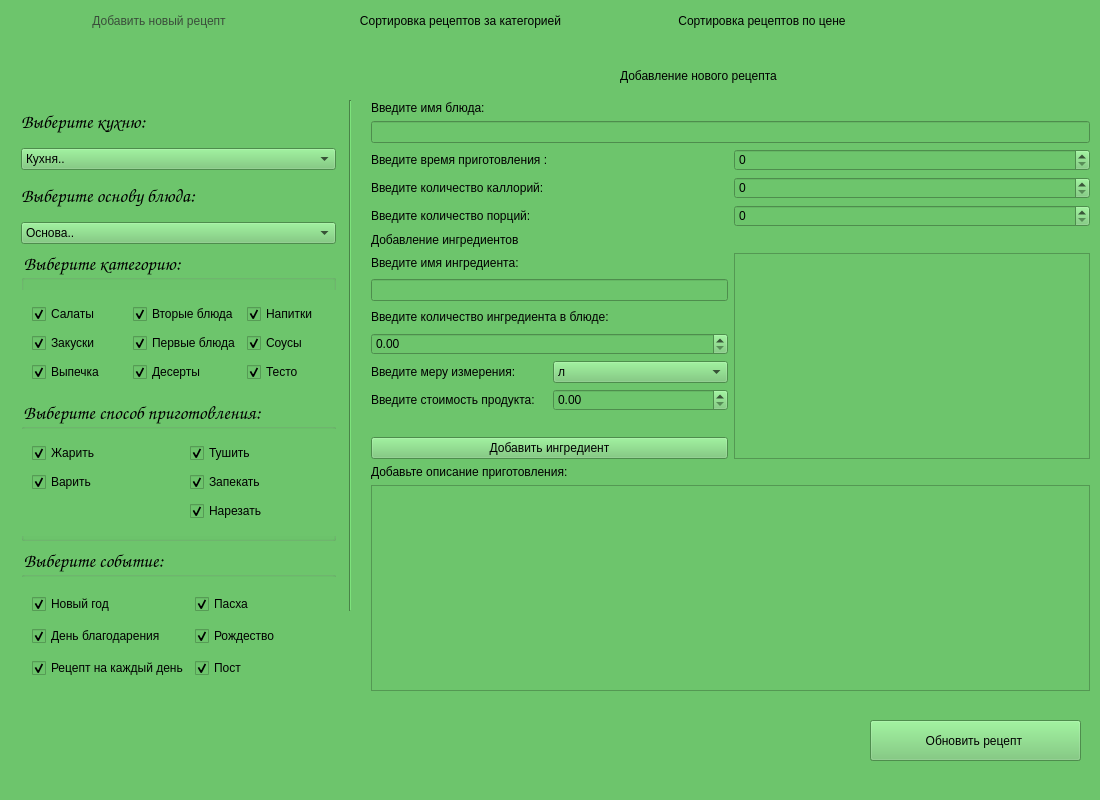
<?xml version="1.0" encoding="UTF-8"?>
<ui version="4.0">
 <class>AddRecipeWindow</class>
 <widget class="QMainWindow" name="AddRecipeWindow">
  <property name="geometry">
   <rect>
    <x>0</x>
    <y>0</y>
    <width>1100</width>
    <height>800</height>
   </rect>
  </property>
  <property name="windowTitle">
   <string>MainWindow</string>
  </property>
  <property name="styleSheet">
   <string notr="true"> background-color: rgb(109, 197, 108);
font: 75 italic 14pt &quot;URW Chancery L&quot; ;

</string>
  </property>
  <widget class="QWidget" name="centralWidget">
   <widget class="Line" name="vertic_line">
    <property name="geometry">
     <rect>
      <x>340</x>
      <y>100</y>
      <width>20</width>
      <height>511</height>
     </rect>
    </property>
    <property name="orientation">
     <enum>Qt::Vertical</enum>
    </property>
   </widget>
   <widget class="QWidget" name="verticalLayoutWidget_2">
    <property name="geometry">
     <rect>
      <x>360</x>
      <y>90</y>
      <width>741</width>
      <height>612</height>
     </rect>
    </property>
    <layout class="QVBoxLayout" name="verticalLayout_2">
     <item>
      <widget class="QLabel" name="label_6">
       <property name="text">
        <string>Введите имя блюда:</string>
       </property>
      </widget>
     </item>
     <item>
      <widget class="QLineEdit" name="recipe_name"/>
     </item>
     <item>
      <layout class="QGridLayout" name="gridLayout_4">
       <item row="1" column="0">
        <widget class="QLabel" name="label_8">
         <property name="text">
          <string>Введите время приготовления :</string>
         </property>
        </widget>
       </item>
       <item row="2" column="0">
        <widget class="QLabel" name="label_9">
         <property name="text">
          <string>Введите количество каллорий:</string>
         </property>
        </widget>
       </item>
       <item row="2" column="1">
        <widget class="QSpinBox" name="calories_spinBox">
         <property name="maximum">
          <number>10000</number>
         </property>
        </widget>
       </item>
       <item row="3" column="1">
        <widget class="QSpinBox" name="portion_spinBox"/>
       </item>
       <item row="1" column="1">
        <widget class="QSpinBox" name="time_spinBox">
         <property name="maximum">
          <number>10000</number>
         </property>
        </widget>
       </item>
       <item row="3" column="0">
        <widget class="QLabel" name="label_5">
         <property name="text">
          <string>Введите количество порций:</string>
         </property>
        </widget>
       </item>
      </layout>
     </item>
     <item>
      <widget class="QLabel" name="label_10">
       <property name="text">
        <string>Добавление ингредиентов</string>
       </property>
      </widget>
     </item>
     <item>
      <layout class="QHBoxLayout" name="horizontalLayout">
       <item>
        <layout class="QVBoxLayout" name="verticalLayout_3">
         <item>
          <widget class="QLabel" name="label_11">
           <property name="text">
            <string>Введите имя ингредиента:</string>
           </property>
          </widget>
         </item>
         <item>
          <widget class="QLineEdit" name="ingredient_name"/>
         </item>
         <item>
          <widget class="QLabel" name="label_13">
           <property name="text">
            <string>Введите количество ингредиента в блюде: </string>
           </property>
          </widget>
         </item>
         <item>
          <widget class="QDoubleSpinBox" name="count_ingred_dblSpinBox">
           <property name="maximum">
            <double>10000.000000000000000</double>
           </property>
          </widget>
         </item>
         <item>
          <layout class="QGridLayout" name="gridLayout_5">
           <item row="1" column="1">
            <widget class="QComboBox" name="unit_measure_cbBx">
             <item>
              <property name="text">
               <string>л</string>
              </property>
             </item>
             <item>
              <property name="text">
               <string>мл</string>
              </property>
             </item>
             <item>
              <property name="text">
               <string>г</string>
              </property>
             </item>
             <item>
              <property name="text">
               <string>шт</string>
              </property>
             </item>
            </widget>
           </item>
           <item row="2" column="1">
            <widget class="QDoubleSpinBox" name="cost_doubleSpinBox"/>
           </item>
           <item row="1" column="0">
            <widget class="QLabel" name="label_12">
             <property name="text">
              <string>Введите меру измерения:</string>
             </property>
            </widget>
           </item>
           <item row="2" column="0">
            <widget class="QLabel" name="label_4">
             <property name="text">
              <string>Введите стоимость продукта:</string>
             </property>
            </widget>
           </item>
          </layout>
         </item>
         <item>
          <spacer name="horizontalSpacer_2">
           <property name="orientation">
            <enum>Qt::Horizontal</enum>
           </property>
           <property name="sizeHint" stdset="0">
            <size>
             <width>40</width>
             <height>20</height>
            </size>
           </property>
          </spacer>
         </item>
         <item>
          <widget class="QPushButton" name="add_ingred_Btn">
           <property name="text">
            <string>Добавить ингредиент</string>
           </property>
          </widget>
         </item>
        </layout>
       </item>
       <item>
        <widget class="QListWidget" name="ingredientsListWidget"/>
       </item>
      </layout>
     </item>
     <item>
      <widget class="QLabel" name="label_14">
       <property name="text">
        <string>Добавьте описание приготовления:</string>
       </property>
      </widget>
     </item>
     <item>
      <widget class="QPlainTextEdit" name="recipe_description"/>
     </item>
    </layout>
   </widget>
   <widget class="QLabel" name="label_3">
    <property name="geometry">
     <rect>
      <x>620</x>
      <y>60</y>
      <width>351</width>
      <height>31</height>
     </rect>
    </property>
    <property name="styleSheet">
     <string notr="true">font: 75 italic 20pt &quot;URW Chancery L&quot;;</string>
    </property>
    <property name="lineWidth">
     <number>1</number>
    </property>
    <property name="text">
     <string>Добавление нового рецепта</string>
    </property>
   </widget>
   <widget class="QPushButton" name="add_recipe_Btn">
    <property name="geometry">
     <rect>
      <x>870</x>
      <y>720</y>
      <width>211</width>
      <height>41</height>
     </rect>
    </property>
    <property name="text">
     <string>Добавить рецепт</string>
    </property>
   </widget>
   <widget class="QPushButton" name="update_recipe_Btn">
    <property name="geometry">
     <rect>
      <x>870</x>
      <y>720</y>
      <width>211</width>
      <height>41</height>
     </rect>
    </property>
    <property name="text">
     <string>Обновить рецепт </string>
    </property>
   </widget>
   <widget class="QWidget" name="verticalLayoutWidget_3">
    <property name="geometry">
     <rect>
      <x>10</x>
      <y>90</y>
      <width>337</width>
      <height>611</height>
     </rect>
    </property>
    <layout class="QVBoxLayout" name="verticalLayout_5">
     <item>
      <layout class="QVBoxLayout" name="verticalLayout">
       <item>
        <widget class="QLabel" name="label">
         <property name="font">
          <font>
           <family>URW Chancery L</family>
           <pointsize>14</pointsize>
           <weight>9</weight>
           <italic>true</italic>
           <bold>false</bold>
          </font>
         </property>
         <property name="text">
          <string>Выберите кухню:</string>
         </property>
        </widget>
       </item>
       <item>
        <widget class="QComboBox" name="cousine_cmBx">
         <property name="currentText">
          <string>Кухня..</string>
         </property>
         <item>
          <property name="text">
           <string>Кухня..</string>
          </property>
         </item>
         <item>
          <property name="text">
           <string>Украинская</string>
          </property>
         </item>
         <item>
          <property name="text">
           <string>Русская</string>
          </property>
         </item>
         <item>
          <property name="text">
           <string>Узбекская</string>
          </property>
         </item>
         <item>
          <property name="text">
           <string>Китайская</string>
          </property>
         </item>
         <item>
          <property name="text">
           <string>Ирландская</string>
          </property>
         </item>
         <item>
          <property name="text">
           <string>Итальянская</string>
          </property>
         </item>
         <item>
          <property name="text">
           <string>Корейская</string>
          </property>
         </item>
         <item>
          <property name="text">
           <string>Грузинская</string>
          </property>
         </item>
         <item>
          <property name="text">
           <string>Японская</string>
          </property>
         </item>
         <item>
          <property name="text">
           <string>Французкая</string>
          </property>
         </item>
        </widget>
       </item>
       <item>
        <widget class="QLabel" name="label_2">
         <property name="font">
          <font>
           <family>URW Chancery L</family>
           <pointsize>14</pointsize>
           <weight>9</weight>
           <italic>true</italic>
           <bold>false</bold>
          </font>
         </property>
         <property name="text">
          <string>Выберите основу блюда:</string>
         </property>
        </widget>
       </item>
       <item>
        <widget class="QComboBox" name="basis_cmBx">
         <item>
          <property name="text">
           <string>Основа..</string>
          </property>
         </item>
         <item>
          <property name="text">
           <string>Мучное</string>
          </property>
         </item>
         <item>
          <property name="text">
           <string>Овощи</string>
          </property>
         </item>
         <item>
          <property name="text">
           <string>Рыба</string>
          </property>
         </item>
         <item>
          <property name="text">
           <string>Мясо</string>
          </property>
         </item>
        </widget>
       </item>
      </layout>
     </item>
     <item>
      <widget class="QGroupBox" name="category_grBx">
       <property name="font">
        <font>
         <family>URW Chancery L</family>
         <pointsize>14</pointsize>
         <weight>9</weight>
         <italic>true</italic>
         <bold>false</bold>
        </font>
       </property>
       <property name="title">
        <string>Выберите категорию:</string>
       </property>
       <widget class="QWidget" name="gridLayoutWidget">
        <property name="geometry">
         <rect>
          <x>0</x>
          <y>40</y>
          <width>331</width>
          <height>107</height>
         </rect>
        </property>
        <layout class="QGridLayout" name="gridLayout">
         <item row="0" column="2">
          <widget class="QCheckBox" name="drinks_chBx">
           <property name="text">
            <string>Напитки</string>
           </property>
           <property name="checked">
            <bool>true</bool>
           </property>
          </widget>
         </item>
         <item row="0" column="0">
          <widget class="QCheckBox" name="salad_chBx">
           <property name="text">
            <string>Салаты</string>
           </property>
           <property name="checked">
            <bool>true</bool>
           </property>
          </widget>
         </item>
         <item row="2" column="0">
          <widget class="QCheckBox" name="bakery_chBx">
           <property name="text">
            <string>Выпечка</string>
           </property>
           <property name="checked">
            <bool>true</bool>
           </property>
          </widget>
         </item>
         <item row="1" column="0">
          <widget class="QCheckBox" name="snak_chBx">
           <property name="text">
            <string>Закуски</string>
           </property>
           <property name="checked">
            <bool>true</bool>
           </property>
          </widget>
         </item>
         <item row="2" column="1">
          <widget class="QCheckBox" name="dessert_chBx">
           <property name="text">
            <string>Десерты</string>
           </property>
           <property name="checked">
            <bool>true</bool>
           </property>
          </widget>
         </item>
         <item row="0" column="1">
          <widget class="QCheckBox" name="second_dish_chBx">
           <property name="text">
            <string>Вторые блюда</string>
           </property>
           <property name="checked">
            <bool>true</bool>
           </property>
          </widget>
         </item>
         <item row="1" column="2">
          <widget class="QCheckBox" name="sauce_chBx">
           <property name="styleSheet">
            <string notr="true">font: 75 italic 13pt &quot;URW Chancery L&quot;;</string>
           </property>
           <property name="text">
            <string>Соусы</string>
           </property>
           <property name="checked">
            <bool>true</bool>
           </property>
          </widget>
         </item>
         <item row="1" column="1">
          <widget class="QCheckBox" name="first_dish_chBx">
           <property name="text">
            <string>Первые блюда</string>
           </property>
           <property name="checked">
            <bool>true</bool>
           </property>
          </widget>
         </item>
         <item row="2" column="2">
          <widget class="QCheckBox" name="dough_chBx">
           <property name="text">
            <string>Тесто</string>
           </property>
           <property name="checked">
            <bool>true</bool>
           </property>
          </widget>
         </item>
        </layout>
       </widget>
      </widget>
     </item>
     <item>
      <widget class="QGroupBox" name="method_grBx">
       <property name="font">
        <font>
         <family>URW Chancery L</family>
         <pointsize>14</pointsize>
         <weight>9</weight>
         <italic>true</italic>
         <bold>false</bold>
        </font>
       </property>
       <property name="title">
        <string>Выберите способ приготовления:</string>
       </property>
       <widget class="QWidget" name="gridLayoutWidget_3">
        <property name="geometry">
         <rect>
          <x>0</x>
          <y>30</y>
          <width>331</width>
          <height>107</height>
         </rect>
        </property>
        <layout class="QGridLayout" name="gridLayout_3">
         <item row="1" column="1">
          <widget class="QCheckBox" name="bake_chBx">
           <property name="text">
            <string>Запекать</string>
           </property>
           <property name="checked">
            <bool>true</bool>
           </property>
          </widget>
         </item>
         <item row="0" column="1">
          <widget class="QCheckBox" name="stew_chBx">
           <property name="text">
            <string>Тушить</string>
           </property>
           <property name="checked">
            <bool>true</bool>
           </property>
          </widget>
         </item>
         <item row="1" column="0">
          <widget class="QCheckBox" name="boil_chBx">
           <property name="text">
            <string>Варить</string>
           </property>
           <property name="checked">
            <bool>true</bool>
           </property>
          </widget>
         </item>
         <item row="0" column="0">
          <widget class="QCheckBox" name="fry_chBx">
           <property name="text">
            <string>Жарить</string>
           </property>
           <property name="checked">
            <bool>true</bool>
           </property>
          </widget>
         </item>
         <item row="2" column="1">
          <widget class="QCheckBox" name="cut_chBx">
           <property name="text">
            <string>Нарезать</string>
           </property>
           <property name="checked">
            <bool>true</bool>
           </property>
          </widget>
         </item>
        </layout>
       </widget>
      </widget>
     </item>
     <item>
      <widget class="QGroupBox" name="event_grBx">
       <property name="font">
        <font>
         <family>URW Chancery L</family>
         <pointsize>14</pointsize>
         <weight>9</weight>
         <italic>true</italic>
         <bold>false</bold>
        </font>
       </property>
       <property name="title">
        <string>Выберите событие:</string>
       </property>
       <widget class="QWidget" name="gridLayoutWidget_2">
        <property name="geometry">
         <rect>
          <x>0</x>
          <y>30</y>
          <width>331</width>
          <height>121</height>
         </rect>
        </property>
        <layout class="QGridLayout" name="gridLayout_2">
         <item row="0" column="0">
          <widget class="QCheckBox" name="new_year_chBx">
           <property name="text">
            <string>Новый год</string>
           </property>
           <property name="checked">
            <bool>true</bool>
           </property>
          </widget>
         </item>
         <item row="2" column="0">
          <widget class="QCheckBox" name="christmas_chBx_2">
           <property name="text">
            <string>Рецепт на каждый день</string>
           </property>
           <property name="checked">
            <bool>true</bool>
           </property>
          </widget>
         </item>
         <item row="1" column="1">
          <widget class="QCheckBox" name="christmas_chBx">
           <property name="text">
            <string>Рождество</string>
           </property>
           <property name="checked">
            <bool>true</bool>
           </property>
          </widget>
         </item>
         <item row="0" column="1">
          <widget class="QCheckBox" name="easter_chBx">
           <property name="text">
            <string>Пасха</string>
           </property>
           <property name="checked">
            <bool>true</bool>
           </property>
          </widget>
         </item>
         <item row="1" column="0">
          <widget class="QCheckBox" name="thanks_give_day_chBx">
           <property name="text">
            <string>День благодарения</string>
           </property>
           <property name="checked">
            <bool>true</bool>
           </property>
          </widget>
         </item>
         <item row="2" column="1">
          <widget class="QCheckBox" name="thanks_give_day_chBx_2">
           <property name="text">
            <string>Пост</string>
           </property>
           <property name="checked">
            <bool>true</bool>
           </property>
          </widget>
         </item>
        </layout>
       </widget>
      </widget>
     </item>
    </layout>
   </widget>
   <widget class="QWidget" name="horizontalLayoutWidget">
    <property name="geometry">
     <rect>
      <x>0</x>
      <y>0</y>
      <width>921</width>
      <height>41</height>
     </rect>
    </property>
    <layout class="QHBoxLayout" name="horizontalLayout_2">
     <item>
      <widget class="QPushButton" name="show_add_recipe_page_btn">
       <property name="sizePolicy">
        <sizepolicy hsizetype="Minimum" vsizetype="Fixed">
         <horstretch>0</horstretch>
         <verstretch>0</verstretch>
        </sizepolicy>
       </property>
       <property name="styleSheet">
        <string notr="true">color: rgb(58, 77, 58);
font: 75 italic 18pt &quot;URW Chancery L&quot;;</string>
       </property>
       <property name="text">
        <string>Добавить новый рецепт</string>
       </property>
       <property name="flat">
        <bool>true</bool>
       </property>
      </widget>
     </item>
     <item>
      <widget class="QPushButton" name="show_select_recipe">
       <property name="enabled">
        <bool>true</bool>
       </property>
       <property name="sizePolicy">
        <sizepolicy hsizetype="Minimum" vsizetype="Fixed">
         <horstretch>0</horstretch>
         <verstretch>0</verstretch>
        </sizepolicy>
       </property>
       <property name="styleSheet">
        <string notr="true">font: 75 italic 18pt &quot;URW Chancery L&quot;;</string>
       </property>
       <property name="text">
        <string>Сортировка рецептов за категорией</string>
       </property>
       <property name="flat">
        <bool>true</bool>
       </property>
      </widget>
     </item>
     <item>
      <widget class="QPushButton" name="show_sort_recipe">
       <property name="sizePolicy">
        <sizepolicy hsizetype="Minimum" vsizetype="Fixed">
         <horstretch>0</horstretch>
         <verstretch>0</verstretch>
        </sizepolicy>
       </property>
       <property name="styleSheet">
        <string notr="true">background-color: rgb(109, 197, 108);
font: 75 italic 18pt &quot;URW Chancery L&quot;;</string>
       </property>
       <property name="text">
        <string>Сортировка рецептов по цене</string>
       </property>
       <property name="flat">
        <bool>true</bool>
       </property>
      </widget>
     </item>
    </layout>
   </widget>
  </widget>
  <widget class="QStatusBar" name="statusBar"/>
 </widget>
 <layoutdefault spacing="6" margin="11"/>
 <resources/>
 <connections/>
</ui>
